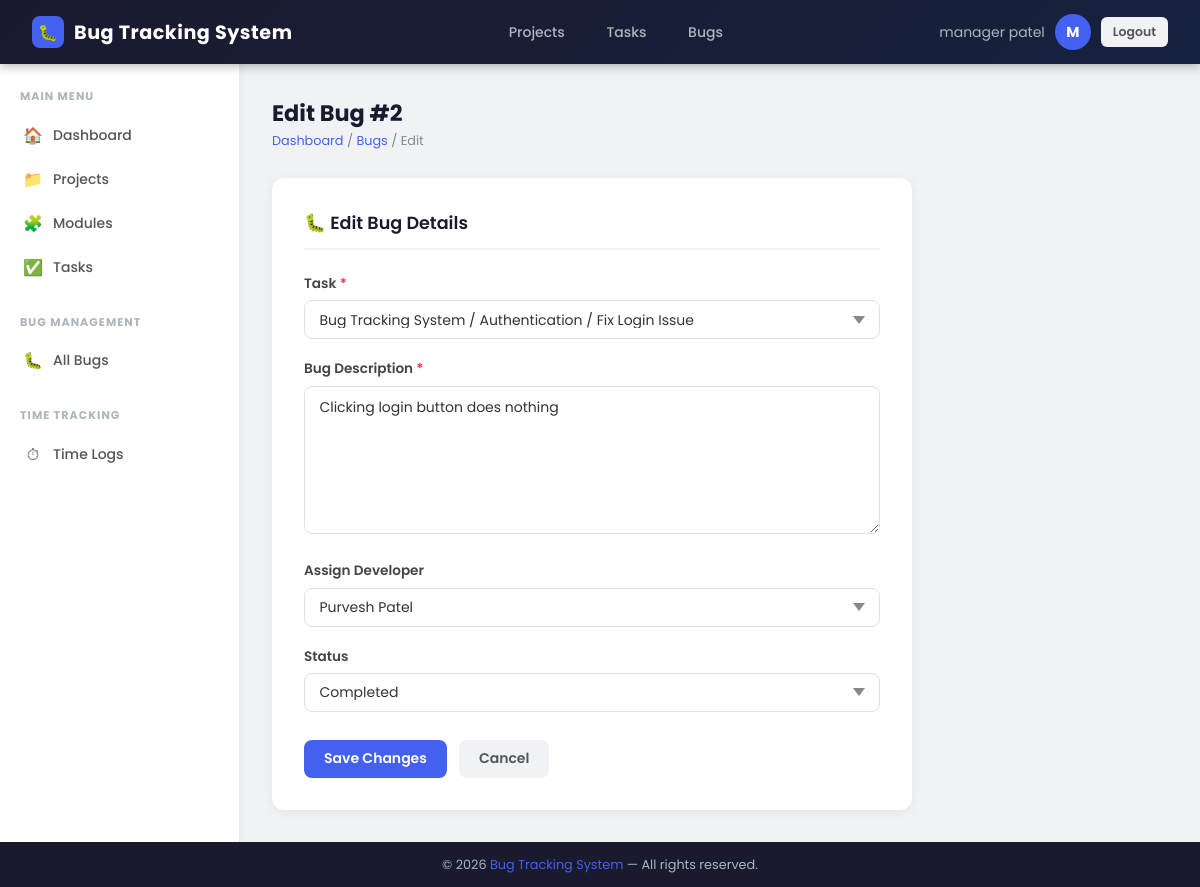
Screenshot of /bugs/2/edit/ (signed in) with the database file from the repository.
### core/models.py (models this page shows, shortened)
class User(AbstractBaseUser,PermissionsMixin):
    class Meta:
        permissions = [
            ('can_staff', 'Can staff'),
        ]
    groups = models.ManyToManyField(
        Group,
        verbose_name=('groups'),
        blank=True,
        help_text=('The groups this user belongs to. A user will get all permissions granted to each of their groups.'),
        related_name="core_user_set",
        related_query_name="core_user",
    )
    user_permissions = models.ManyToManyField(
        Permission,
        verbose_name=('user permissions'),
        blank=True,
        help_text=('Specific permissions for this user.'),
        related_name="core_user_set",
        related_query_name="core_user",
    )
    GENDER_CHOICES = (
        ('male',   'Male'),
        ('female', 'Female'),
    )
    role_choice = (
    ('admin', 'Admin'),
    ('manager', 'Project Manager'),
    ('developer', 'Developer'),
    ('tester', 'Tester'),
    )
    email = models.EmailField(unique=True)
    first_name = models.CharField(max_length=50, null=True, blank=True)
    last_name = models.CharField(max_length=50, null=True, blank=True)
    gender = models.CharField(max_length=10, choices=GENDER_CHOICES, null=True, blank=True)
    phone_number = models.CharField(max_length=15, null=True, blank=True)
    role = models.CharField(max_length=20,choices=role_choice,default='developer')
    is_active = models.BooleanField(default=True)
    is_staff = models.BooleanField(default=False)
    is_admin = models.BooleanField(default=False)
    created_at = models.DateTimeField(auto_now_add=True)
    updated_at = models.DateTimeField(auto_now=True)
    objects = UserManager()
    USERNAME_FIELD = 'email'
    REQUIRED_FIELDS = []
    def get_full_name(self):
        full_name = f"{self.first_name or ''} {self.last_name or ''}".strip()
        return full_name if full_name else self.email

class Bug(models.Model):
    STATUS_CHOICES = [
        ('Pending', 'Pending'),
        ('In Progress', 'In Progress'),
        ('Completed', 'Completed'),
        ('Rejected', 'Rejected'),
    ]
    task = models.ForeignKey(Task,on_delete=models.CASCADE,related_name='bugs',db_column="task_id")
    description = models.TextField()
    reported_by = models.ForeignKey(User,on_delete=models.CASCADE,related_name='reported_bugs',db_column="reported_by")
    assigned_to = models.ForeignKey(User,on_delete=models.SET_NULL,null=True, blank=True,related_name='assigned_bugs',db_column="assigned_to")
    status = models.CharField(max_length=50, choices=STATUS_CHOICES, default='Pending')
    reported_date = models.DateField(auto_now_add=True)
    class Meta:
        db_table = "bugs"

### dashboards/decorators.py (the view)
        def wrapper_func(request, *args, **kwargs):
            if not request.user.is_authenticated:
                return redirect("login")
            if request.user.role in allowed_roles:
                return view_func(request, *args, **kwargs)
            else:
                return render(request, "dashboards/unauthorized.html")

### bugs/forms.py
class BugForm(forms.ModelForm):
    class Meta:
        model = Bug
        fields = ['task', 'description', 'assigned_to', 'status']
    def __init__(self, *args, **kwargs):
        super().__init__(*args, **kwargs)
        self.fields['assigned_to'].queryset = User.objects.filter(role='developer')
        self.fields['task'].queryset = Task.objects.all()

### templates/bugs/bug_edit.html (shortened to what this page needs)
{% extends 'core/base.html' %}
{% block content %}
<div class="page-header">
    <div>
        <div class="page-title">Edit Bug #{{ bug.id }}</div>
        <div class="breadcrumb"><span>Dashboard</span> / <span>Bugs</span> / Edit</div>
    </div>
</div>
<div class="form-card">
    <div class="form-title">🐛 Edit Bug Details</div>
    <form method="post" action="{% url 'bug_edit' bug.id %}">
        <div class="form-group">
            <label class="form-label" for="id_task">Task <span style="color:#e63946;">*</span></label>
            <select id="id_task" name="task" class="form-control" required>
                {% for task in tasks %}
                    <option value="{{ task.id }}" {% if selected_task == task.id|stringformat:"s" %}selected{% endif %}>
                        {{ task.module.project.name }} / {{ task.module.name }} / {{ task.title }}
                    </option>
                {% endfor %}
            </select>
        </div>
        <div class="form-group">
            <label class="form-label" for="id_description">Bug Description <span style="color:#e63946;">*</span></label>
            <textarea id="id_description" name="description" class="form-control" rows="6" required>{{ form.description.value|default:'' }}</textarea>
        </div>
        <div class="form-group">
            <label class="form-label" for="id_assigned_to">Assign Developer</label>
            <select id="id_assigned_to" name="assigned_to" class="form-control">
                {% for dev in developers %}
                    <option value="{{ dev.id }}" {% if selected_developer == dev.id|stringformat:"s" %}selected{% endif %}>{{ dev.get_full_name }}</option>
                {% endfor %}
            </select>
        </div>
        <div class="form-group">
            <label class="form-label" for="id_status">Status</label>
            <select id="id_status" name="status" class="form-control">
                <option value="Completed" {% if form.status.value == 'Completed' %}selected{% endif %}>Completed</option>
            </select>
        </div>
        <div class="form-actions">
            <button type="submit" class="btn btn-primary">Save Changes</button>
            <a href="{% url 'bug_list' %}" class="btn btn-secondary">Cancel</a>
        </div>
    </form>
</div>
{% endblock %}

### templates/core/base.html (shortened to what this page needs)
{% load static %}
<!DOCTYPE html>
<html lang="en">
<head>
    <link rel="stylesheet" href="{% static 'css/style.css' %}">
</head>
<body>
<nav class="navbar">
    {% if user.role == 'admin' %}
        <a href="{% url 'adminDashboard' %}" class="navbar-brand">
    {% elif user.role == 'manager' %}
        <a href="{% url 'managerDashboard' %}" class="navbar-brand">
    {% elif user.role == 'developer' %}
        <a href="{% url 'developerDashboard' %}" class="navbar-brand">
    {% elif user.role == 'tester' %}
        <a href="{% url 'testerDashboard' %}" class="navbar-brand">
    {% else %}
        <a href="{% url 'login' %}" class="navbar-brand">
    {% endif %}
        <div class="brand-icon">🐛</div>
        Bug Tracking System
    </a>
    {% if user.is_authenticated %}
    <div class="navbar-nav">
        {% if user.role == 'admin' or user.role == 'manager' %}
            <a href="{% url 'project_list' %}">Projects</a>
            <a href="{% url 'task_list' %}">Tasks</a>
        {% endif %}
        <a href="{% url 'bug_list' %}">Bugs</a>
    </div>
    <div class="navbar-user">
        <span>{{ user.get_full_name }}</span>
        <div class="avatar">{{ user.first_name|first|upper }}</div>
        <a href="{% url 'logout' %}" class="btn btn-secondary btn-sm">Logout</a>
    </div>
    {% endif %}
</nav>
<div class="layout-wrapper">
    {% if user.is_authenticated %}
    <aside class="sidebar">
        {% if user.role == 'admin' %}
        <div class="sidebar-section">
            <div class="sidebar-label">Main Menu</div>
            <nav class="sidebar-nav">
                <a href="{% url 'adminDashboard' %}">
                    <span class="nav-icon">🏠</span> Dashboard
                </a>
                <a href="{% url 'project_list' %}">
                    <span class="nav-icon">📁</span> Projects
                </a>
                <a href="{% url 'module_list' %}">
                    <span class="nav-icon">🧩</span> Modules
                </a>
                <a href="{% url 'task_list' %}">
                    <span class="nav-icon">✅</span> Tasks
                </a>
            </nav>
        </div>
        <div class="sidebar-section">
            <div class="sidebar-label">Bug Management</div>
            <nav class="sidebar-nav">
                <a href="{% url 'bug_list' %}">
                    <span class="nav-icon">🐛</span> All Bugs
                </a>
            </nav>
        </div>
        <div class="sidebar-section">
            <div class="sidebar-label">Time Tracking</div>
            <nav class="sidebar-nav">
                <a href="{% url 'timelog_list' %}">
                    <span class="nav-icon">⏱</span> Time Logs
                </a>
            </nav>
        </div>
        {% elif user.role == 'manager' %}
        <div class="sidebar-section">
            <div class="sidebar-label">Main Menu</div>
            <nav class="sidebar-nav">
                <a href="{% url 'managerDashboard' %}">
                    <span class="nav-icon">🏠</span> Dashboard
                </a>
                <a href="{% url 'project_list' %}">
                    <span class="nav-icon">📁</span> Projects
                </a>
                <a href="{% url 'module_list' %}">
                    <span class="nav-icon">🧩</span> Modules
                </a>
                <a href="{% url 'task_list' %}">
                    <span class="nav-icon">✅</span> Tasks
                </a>
            </nav>
        </div>
        <div class="sidebar-section">
            <div class="sidebar-label">Bug Management</div>
            <nav class="sidebar-nav">
                <a href="{% url 'bug_list' %}">
                    <span class="nav-icon">🐛</span> All Bugs
                </a>
            </nav>
        </div>
        <div class="sidebar-section">
            <div class="sidebar-label">Time Tracking</div>
            <nav class="sidebar-nav">
                <a href="{% url 'timelog_list' %}">
                    <span class="nav-icon">⏱</span> Time Logs
                </a>
            </nav>
        </div>
        {% endif %}
    </aside>
    {% endif %}
    <main class="main-content">
        {% block content %}{% endblock %}
    </main>
</div>
<footer class="footer">
    &copy; 2026 <span>Bug Tracking System</span> &mdash; All rights reserved.
</footer>
</body>
</html>

### static/css/style.css (style rules this page uses)
*, *::before, *::after { box-sizing: border-box; margin: 0; padding: 0; }
html { font-size: 16px; scroll-behavior: smooth; }
body { font-family: 'Poppins', sans-serif; background-color: #f0f2f5; color: #333; min-height: 100vh; display: flex; flex-direction: column; }
a { text-decoration: none; color: inherit; }
.navbar { background: linear-gradient(135deg, #1a1a2e 0%, #16213e 100%); color: #fff; padding: 0 2rem; height: 64px; display: flex; align-items: center; justify-content: space-between; position: sticky; top: 0; z-index: 1000; box-shadow: 0 2px 10px rgba(0,0,0,0.3); }
.navbar-brand { display: flex; align-items: center; gap: 10px; font-size: 1.2rem; font-weight: 700; color: #fff; letter-spacing: 0.5px; }
.navbar-brand .brand-icon { width: 32px; height: 32px; background: #4361ee; border-radius: 8px; display: flex; align-items: center; justify-content: center; font-size: 1rem; }
.navbar-nav { display: flex; align-items: center; gap: 1rem; }
.navbar-nav a { color: #adb5bd; font-size: 0.875rem; font-weight: 500; padding: 0.4rem 0.8rem; border-radius: 6px; transition: background 0.2s, color 0.2s; }
.navbar-user { display: flex; align-items: center; gap: 10px; color: #adb5bd; font-size: 0.875rem; }
.navbar-user .avatar { width: 36px; height: 36px; border-radius: 50%; background: #4361ee; display: flex; align-items: center; justify-content: center; font-weight: 700; font-size: 0.9rem; color: #fff; }
.layout-wrapper { display: flex; flex: 1; min-height: calc(100vh - 64px - 48px); }
.sidebar { width: 240px; min-width: 240px; background: #fff; border-right: 1px solid #e9ecef; padding: 1.5rem 0; box-shadow: 2px 0 8px rgba(0,0,0,0.04); display: flex; flex-direction: column; }
.sidebar-section { margin-bottom: 1.5rem; }
.sidebar-label { text-transform: uppercase; font-size: 0.7rem; font-weight: 700; color: #adb5bd; letter-spacing: 1px; padding: 0 1.25rem; margin-bottom: 0.5rem; }
.sidebar-nav a { display: flex; align-items: center; gap: 10px; padding: 0.6rem 1.25rem; color: #555; font-size: 0.875rem; font-weight: 500; border-left: 3px solid transparent; transition: all 0.2s; }
.sidebar-nav .nav-icon { font-size: 1rem; width: 20px; text-align: center; }
.main-content { flex: 1; padding: 2rem; overflow-x: hidden; }
.form-card { background: #fff; border-radius: 12px; box-shadow: 0 2px 12px rgba(0,0,0,0.06); padding: 2rem; max-width: 640px; }
.form-title { font-size: 1.1rem; font-weight: 600; color: #1a1a2e; margin-bottom: 1.5rem; padding-bottom: 0.75rem; border-bottom: 2px solid #f0f2f5; }
.form-group { margin-bottom: 1.25rem; }
.form-label { display: block; font-size: 0.85rem; font-weight: 600; color: #444; margin-bottom: 0.4rem; }
.form-control { width: 100%; padding: 0.65rem 0.9rem; border: 1.5px solid #dde2e8; border-radius: 8px; font-family: 'Poppins', sans-serif; font-size: 0.875rem; color: #333; background: #fff; transition: border-color 0.2s, box-shadow 0.2s; outline: none; }
.form-control::placeholder { color: #aaa; }
textarea.form-control { resize: vertical; min-height: 100px; }
select.form-control { cursor: pointer; appearance: none; background-repeat: no-repeat; background-position: right 0.9rem center; padding-right: 2.2rem; }
.form-actions { display: flex; gap: 0.75rem; margin-top: 1.75rem; }
.btn { display: inline-flex; align-items: center; gap: 6px; padding: 0.55rem 1.25rem; border: none; border-radius: 8px; font-family: 'Poppins', sans-serif; font-size: 0.875rem; font-weight: 600; cursor: pointer; transition: all 0.2s; white-space: nowrap; text-decoration: none; }
.btn-primary { background: #4361ee; color: #fff; }
.btn-secondary { background: #f0f2f5; color: #555; }
.btn-sm { padding: 0.35rem 0.75rem; font-size: 0.78rem; border-radius: 6px; }
.page-header { display: flex; align-items: center; justify-content: space-between; margin-bottom: 1.75rem; flex-wrap: wrap; gap: 1rem; }
.page-title { font-size: 1.4rem; font-weight: 700; color: #1a1a2e; }
.breadcrumb { font-size: 0.8rem; color: #888; margin-top: 2px; }
.breadcrumb span { color: #4361ee; }
.footer { background: #1a1a2e; color: #adb5bd; text-align: center; padding: 0.85rem 2rem; font-size: 0.8rem; }
.footer span { color: #4361ee; }

### rows the page displays
User: get_full_name "manager patel", first_name|first "M"
Bug: id "2", description "Clicking login button does nothing", status "Completed"

### other values shown
form field task "Bug Tracking System / Authentication / Fix Login Issue"
form field assigned_to "Purvesh Patel"
